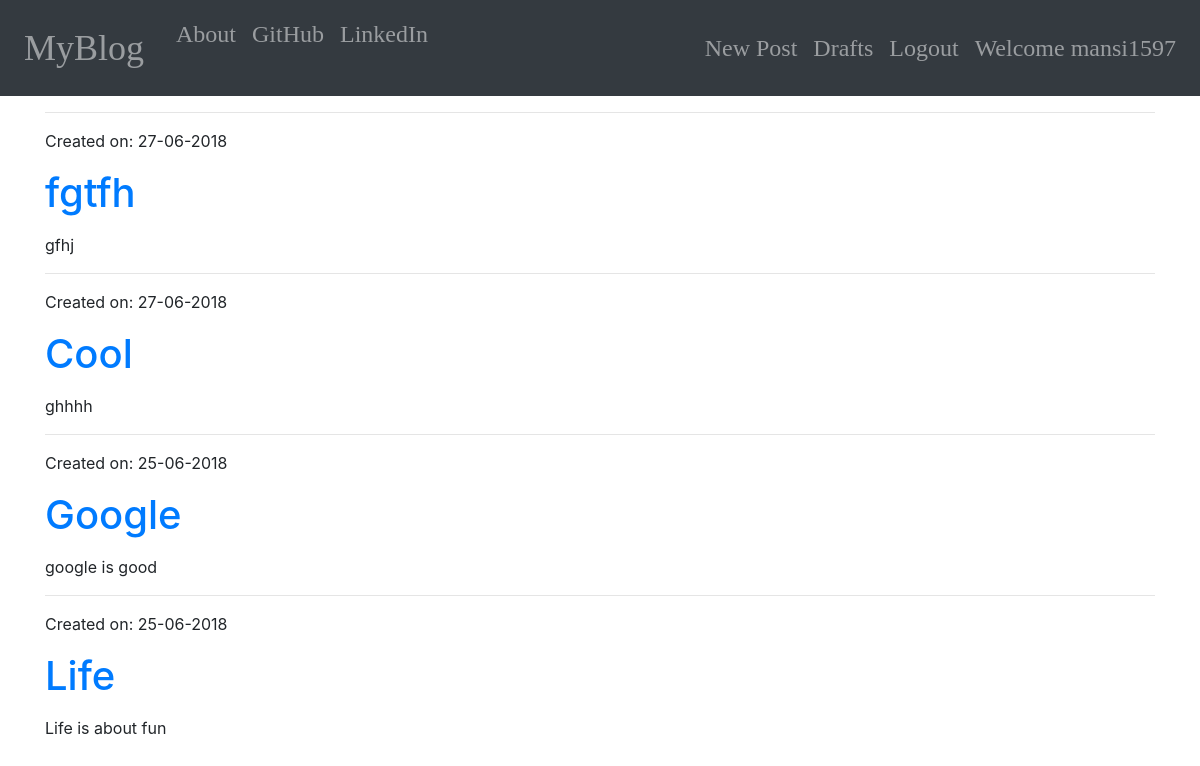
The app's page /draft/ (signed in) with its own data.
### blog/models.py (models this page shows, shortened)
class Post(models.Model):
    author = models.ForeignKey('auth.User', on_delete=models.CASCADE)
    title = models.CharField(max_length=200)
    text = models.TextField()
    create_date = models.DateTimeField(default=timezone.now)
    publish_date = models.DateTimeField(blank=True, null=True)

### blog/views.py (the view)
# urls.py: url(r'^draft/$', views.DraftListView.as_view(), name='post_draft_list'),
class DraftListView(LoginRequiredMixin, ListView):
    login_url = '/login/'
    redirect_field_name = 'blog/post_list.html'
    model = Post
    template_name = 'post_draft_list.html'
    def get_queryset(self):
        return Post.objects.filter(publish_date__isnull=True).order_by('-create_date')

### blog/templates/blog/post_draft_list.html
<!DOCTYPE html>
{% extends "blog/base.html" %}
{% block content %}
{% for post in post_list %}
    <hr style="color: tomato">
    <div class="post">
    <p class="date">Created on:   {{ post.create_date|date:'d-m-Y' }}</p>
    <h1 class="loader"> <a href="{% url "blog:post_detail" pk=post.pk %}">{{ post.title }}</a></h1>
    <p>{{ post.text|truncatechars:200|safe }}</p>
    </div>
    {% endfor %}
{% endblock %}

### blog/templates/blog/base.html (shortened to what this page needs)
<!DOCTYPE html>
{% load staticfiles %}
<html lang="en">
<head>
    <link href="{% static 'css/bootstrap.css' %}" rel="stylesheet">
    <link href="{% static 'css/medium-editor.min.css' %}" rel="stylesheet">
    <link href="{% static 'css/blog.css' %}" rel="stylesheet">
</head>
<body>
<nav class="navbar navbar-expand-sm bg-dark navbar-dark techfonts custom-navbar">
  <ul class="navbar-nav">
    <li class="navbar-brand bigbrand">
      <a class="nav-link" href="{% url "blog:post_list" %}">MyBlog</a>
    </li>
    <li class="nav-item">
      <a class="nav-link" href="{% url "blog:about" %}">About</a>
    </li>
    <li class="nav-item">
      <a class="nav-link" href="https://www.github.com">GitHub</a>
    </li>
    <li class="nav-item">
      <a class="nav-link" href="https://www.linkedin.com">LinkedIn</a>
    </li>
  </ul>
    <ul class="navbar-nav ml-auto">
    {% if user.is_authenticated %}
        <li class="nav-item" >
        <a class="nav-link" href="{% url 'blog:post_new'%}">New Post</a>
        </li>
         <li class="nav-item" >
        <a class="nav-link" href="{% url 'blog:post_draft_list'%}">Drafts</a>
        </li>
         <li class="nav-item" >
        <a class="nav-link" href="{% url 'logout'%}">Logout</a>
        </li>
        <li class="nav-item" >
        <a class="nav-link" >Welcome {{ user.username }}</a>
        </li>
    {% else %}
         <li class="nav-item" >
        <a class="nav-link" href="{% url 'login' %}" >Login</a>
        </li>
    {% endif %}
    </ul>
</nav>
<div class="container content ">
    {% block content %}
    {% endblock %}
</div>
</body>
</html>

### blog/static/css/blog.css (style rules this page uses)
.techfonts { font-family: 'Source Serif Pro', serif; font-size: 1.5em; margin-bottom: 10px; }
.bigbrand { font-size: 1.5em; }
.loader { filter:hue-rotate(0deg); color:linear-gradient(45deg,#0f8,#08f); animation:hue 10000ms infinite linear; }

### records on screen
Post: create_date "27-06-2018", title "fgtfh", text "gfhj"
Post: create_date "27-06-2018", title "Cool", text "ghhhh"
Post: create_date "25-06-2018", title "Google", text "google is good"
Post: create_date "25-06-2018", title "Life", text "Life is about fun"

### other values on screen
{{ user.username }} "mansi1597"
